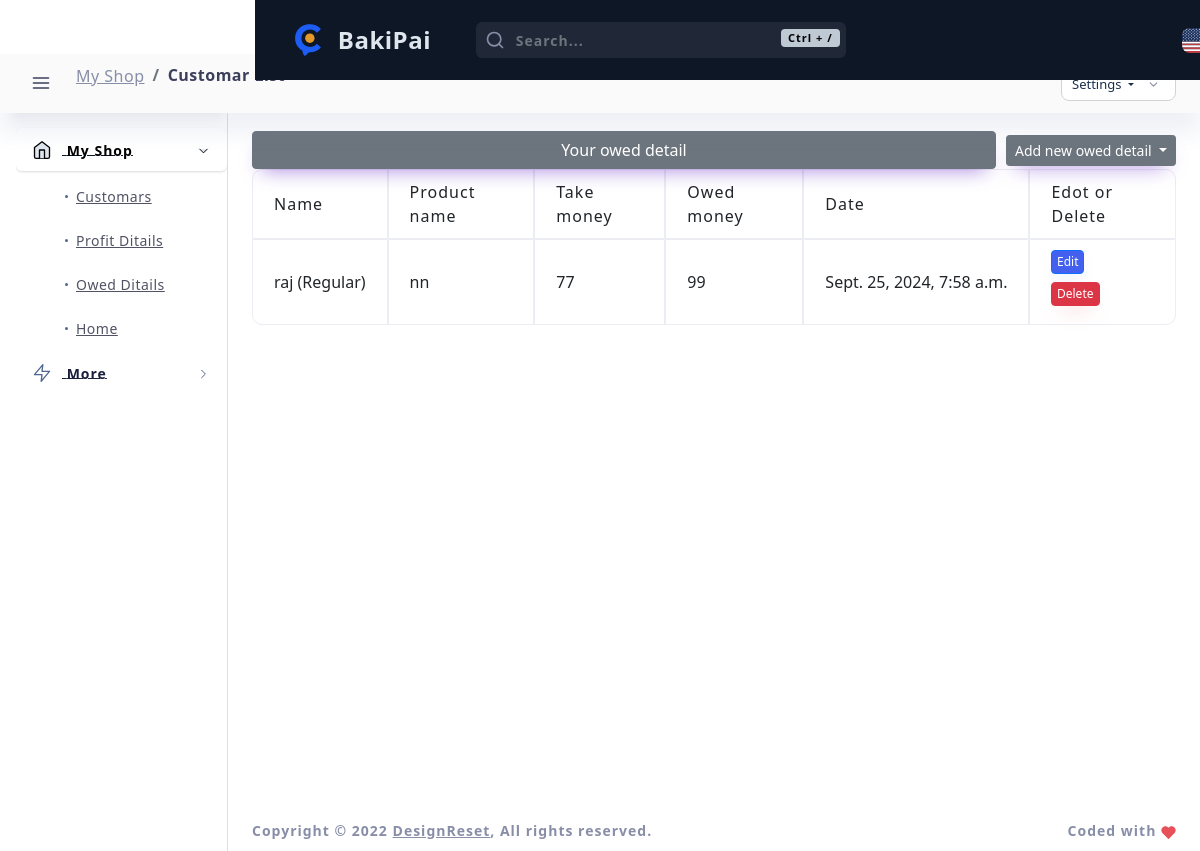
The page /owed_detail/ on the database its author committed.
### admin_panel/models.py (models this page shows, shortened)
class owed_detail(models.Model):
    owed_customer = models.ForeignKey(customar, on_delete=models.CASCADE , blank=True)
    owed_money_for_product = models.CharField(max_length=200000)
    given_money = models.IntegerField()
    owed_money = models.IntegerField()
    given_product_date = models.DateTimeField(auto_now_add=True)
    created_at = models.DateTimeField(auto_now_add=True)

class customar(models.Model):
    REGULAR = 'Regular'
    NON_REGULAR = 'Non-Regular'
    CUSTOMER_TYPE_CHOICES = [
        (REGULAR, 'Regular'),
        (NON_REGULAR, 'Non-Regular'),
    ]
    user = models.ForeignKey(User, on_delete=models.CASCADE)
    customer_type = models.CharField(
        max_length=20,
        choices=CUSTOMER_TYPE_CHOICES,
        default=NON_REGULAR,
        blank=False
    )
    name = models.CharField(max_length=100 , blank=False)
    address = models.TextField(max_length=1000 , blank=False)
    fhone = models.CharField(max_length=15 , blank=False)
    created_at = models.DateTimeField(auto_now_add=True)
    updated_at = models.DateTimeField(auto_now=True)
    def __str__(self):
        return f"{self.name} ({self.customer_type})"

### admin_panel/views.py (the view)
# urls.py: path('owed_detail/', owed_details, name='owed_detail'),
def owed_details(request):
    owed = owed_detail.objects.all()
    delete_owed_detail = request.POST.get('delete')
    if request.method == 'POST' and delete_owed_detail:
        delete_ow_detail = owed_detail.objects.get( id = delete_owed_detail)
        delete_ow_detail.delete()
        return redirect('owed_detail')
    context = {
        'owed':owed
    }
    return render(request , 'admin_panel/owed_dital.html'  , context)

### admin_panel/templates/admin_panel/owed_dital.html (shortened to what this page needs)
{% load static %}
<!DOCTYPE html>
<html lang="en">
<head>
    <link href="{% static 'admin_theme/layouts/vertical-dark-menu/css/light/loader.css' %}" rel="stylesheet" type="text/css" />
    <link href="{% static 'admin_theme/layouts/vertical-dark-menu/css/dark/loader.css' %}" rel="stylesheet" type="text/css" />
    <link href="{% static 'admin_theme/src/bootstrap/css/bootstrap.min.css' %}" rel="stylesheet" type="text/css" />
    <link href="{% static 'admin_theme/layouts/vertical-dark-menu/css/light/plugins.css' %}" rel="stylesheet" type="text/css" />
    <link href="{% static 'admin_theme/layouts/vertical-dark-menu/css/dark/plugins.css' %}" rel="stylesheet" type="text/css" />
    <link href="{% static 'admin_theme/src/plugins/src/apex/apexcharts.css' %}" rel="stylesheet" type="text/css">
    <link href="{% static 'admin_theme/src/assets/css/light/dashboard/dash_1.css' %}" rel="stylesheet" type="text/css" />
    <link href="{% static 'admin_theme/src/assets/css/dark/dashboard/dash_1.css' %}" rel="stylesheet" type="text/css" />
</head>
<body class="layout-boxed">
    <div class="header-container container-xxl">
        <header class="header navbar navbar-expand-sm expand-header">
            <ul class="navbar-item theme-brand flex-row  text-center">
                <li class="nav-item theme-logo">
                    <a href="index.html">
                        <img src="{% static 'admin_theme/src/assets/img/logo2.svg' %}" class="navbar-logo" alt="logo">
                    </a>
                </li>
                <li class="nav-item theme-text">
                    <a href="index.html" class="nav-link">BakiPai</a>
                </li>
            </ul>
            <div class="search-animated toggle-search">
                <svg xmlns="http://www.w3.org/2000/svg" width="24" height="24" viewBox="0 0 24 24" fill="none" stroke="currentColor" stroke-width="2" stroke-linecap="round" stroke-linejoin="round" class="feather feather-search"><circle cx="11" cy="11" r="8"></circle><line x1="21" y1="21" x2="16.65" y2="16.65"></line></svg>
                <form class="form-inline search-full form-inline search" role="search">
                    <div class="search-bar">
                        <input type="text" class="form-control search-form-control  ml-lg-auto" placeholder="Search...">
                    </div>
                </form>
                <span class="badge badge-secondary">Ctrl + /</span>
            </div>
            <ul class="navbar-item flex-row ms-lg-auto ms-0 action-area">
                <li class="nav-item dropdown language-dropdown">
                    <a href="javascript:void(0);" class="nav-link dropdown-toggle" id="language-dropdown" data-bs-toggle="dropdown" aria-haspopup="true" aria-expanded="false">
                        <img src="{% static 'admin_theme/src/assets/img/1x1/us.svg' %}" class="flag-width" alt="flag">
                    </a>
                </li>
            </ul>
        </header>
    </div>
    <div class="main-container" id="container">
        <div class="sidebar-wrapper sidebar-theme">
            <nav id="sidebar">
                <ul class="list-unstyled menu-categories" id="accordionExample">
                    <li class="menu active">
                        <a href="#dashboard" data-bs-toggle="collapse" aria-expanded="true" class="dropdown-toggle">
                            <div class="">
                                <span>My Shop</span>
                            </div>
                            <div>
                                <svg xmlns="http://www.w3.org/2000/svg" width="24" height="24" viewBox="0 0 24 24" fill="none" stroke="currentColor" stroke-width="2" stroke-linecap="round" stroke-linejoin="round" class="feather feather-chevron-right"><polyline points="9 18 15 12 9 6"></polyline></svg>
                            </div>
                        </a>
                        <ul class="collapse submenu list-unstyled show" id="dashboard" data-bs-parent="#accordionExample">
                            <li >
                                <a href="{% url 'customar_list' %}"> Customars </a>
                            </li>
                            <li>
                                <a href="{% url 'profit_detail' %}"> Profit Ditails </a>
                            </li>
                            <li>
                                <a href="{% url 'owed_detail' %}"> Owed Ditails</a>
                            </li>
                            <li>
                                <a href="{% url 'index' %}"> Home </a>
                            </li>
                        </ul>
                    </li>
                    <li class="menu">
                        <a href="#elements" data-bs-toggle="collapse" aria-expanded="false" class="dropdown-toggle">
                            <div class="">
                                <svg xmlns="http://www.w3.org/2000/svg" width="24" height="24" viewBox="0 0 24 24" fill="none" stroke="currentColor" stroke-width="2" stroke-linecap="round" stroke-linejoin="round" class="feather feather-zap"><polygon points="13 2 3 14 12 14 11 22 21 10 12 10 13 2"></polygon></svg>
                                <span>More</span>
                            </div>
                            <div>
                                <svg xmlns="http://www.w3.org/2000/svg" width="24" height="24" viewBox="0 0 24 24" fill="none" stroke="currentColor" stroke-width="2" stroke-linecap="round" stroke-linejoin="round" class="feather feather-chevron-right"><polyline points="9 18 15 12 9 6"></polyline></svg>
                            </div>
                        </a>
            </nav>
        </div>
        <div id="content" class="main-content">
            <div class="layout-px-spacing">
                <div class="middle-content container-xxl p-0">
                    <div class="secondary-nav">
                        <div class="breadcrumbs-container" data-page-heading="Analytics">
                            <header class="header navbar navbar-expand-sm">
                                <a href="javascript:void(0);" class="btn-toggle sidebarCollapse" data-placement="bottom">
                                </a>
                                <div class="d-flex breadcrumb-content">
                                    <div class="page-header">
                                        <nav class="breadcrumb-style-one" aria-label="breadcrumb">
                                            <ol class="breadcrumb">
                                                <li class="breadcrumb-item"><a href="{% url 'index' %}">My Shop</a></li>
                                                <li class="breadcrumb-item active" aria-current="page">Customar List</li>
                                            </ol>
                                        </nav>
                                    </div>
                                </div>
                                <ul class="navbar-nav flex-row ms-auto breadcrumb-action-dropdown">
                                    <li class="nav-item more-dropdown">
                                        <div class="dropdown  custom-dropdown-icon">
                                            <a class="dropdown-toggle btn" href="#" role="button" id="customDropdown" data-bs-toggle="dropdown" aria-haspopup="true" aria-expanded="false">
                                                <span>Settings</span>
                                                <svg xmlns="http://www.w3.org/2000/svg" width="24" height="24" viewBox="0 0 24 24" fill="none" stroke="currentColor" stroke-width="2" stroke-linecap="round" stroke-linejoin="round" class="feather feather-chevron-down custom-dropdown-arrow"><polyline points="6 9 12 15 18 9"></polyline></svg>
                                            </a>
                                        </div>
                                    </li>
                                </ul>
                            </header>
                        </div>
                    </div>
                    <div class="row layout-top-spacing">
                        <!DOCTYPE html>
                        <html lang="en">
                        <head>
                            <link href="https://stackpath.bootstrapcdn.com/bootstrap/5.1.3/css/bootstrap.min.css" rel="stylesheet">
                        </head>
                        <body>
                            <div class="container mt-4">
                                <div class="button-container d-flex justify-content-between align-items-center">
                                    <button type="button" class="btn btn-secondary full-width-btn" data-bs-container="body" data-bs-placement="left" data-bs-content="Tooltip on left">
                                        Your owed detail
                                    </button>
                                    <div class="dropdown dropdown-container">
                                   <a href="{% url 'create_owed_detail' %}">     <button class="btn btn-secondary dropdown-toggle dropdown-btn btn-sm" type="button">
                                    Add new owed detail
                                </button></a>
                                    </div>
                                </div>
                            </div>
                        </body>
                        </html>
                        <div class="table-responsive">
                            <table class="table table-hover table-bordered">
                                <thead>
                                    <tr>
                                        <th>Name</th>
                                        <th>Product name</th>
                                        <th>Take money</th>
                                        <th>Owed money</th>
                                        <th>Date</th>
                                        <th>Edot or Delete</th>
                                    </tr>
                                </thead>
                                <tbody>
                                    {% for item in owed %}
                                    <tr>
                                        <td>{{ item.owed_customer}}</td>
                                        <td>{{ item.owed_money_for_product}}</td>
                                        <td>{{ item.given_money}}</td>
                                        <td>{{ item.owed_money}}</td>
                                        <td>{{ item.given_product_date}}</td>
                                        <td>                                <a href="{% url 'update_owed_detail' item.id %}">                                        <button class="btn btn-primary mb-2 me-2" style="padding: 2px 5px; font-size: 12px;">Edit</button></a>
                                        <form method="POST">
                                            <button class="btn btn-danger mb-2 me-2" style="padding: 2px 5px; font-size: 12px;"  data-id="{{ item.id }}">
                                                Delete
                                            </button>
                                           </form></td>
                                    </tr>
                                    {% endfor %}
                                </tbody>
                            </table>
                        </div>
                    </div>
                    </div>
                </div>
            <div class="footer-wrapper">
                <div class="footer-section f-section-1">
                    <p class="">Copyright © <span class="dynamic-year">2022</span> <a target="_blank" href="https://designreset.com/cork-admin/">DesignReset</a>, All rights reserved.</p>
                </div>
                <div class="footer-section f-section-2">
                    <p class="">Coded with </p>
                </div>
            </div>
        </div>
    </div>
</body>
</html>

### admin_panel/templates/admin_panel/owed_dital.html (style rules this page uses)
.full-width-btn { width: 100%; }
.dropdown-btn { width: auto; min-width: 150px; transition: all 0.3s ease; position: relative; }
.dropdown-container { margin-left: 10px; position: relative; }

### rows shown on the page
owed_detail: owed_customer "raj (Regular)", owed_money_for_product "nn", given_money "77", owed_money "99", given_product_date "Sept. 25, 2024, 7:58 a.m."
